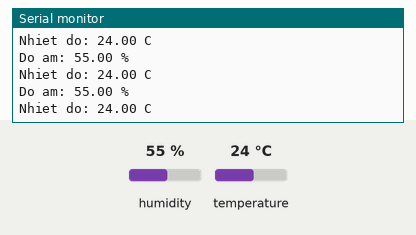
The sketch below on a simulated Arduino Uno, built with avr-gcc and run on an emulated ATmega328P. Parts: the last lines printed to the serial monitor. Inputs (shaded band) come from the test bench; at power-on: humidity 55 %, temperature 24 °C.

Above: at 1.3 s.
1.4 s: humidity set to 22 %
At 2.0 s:
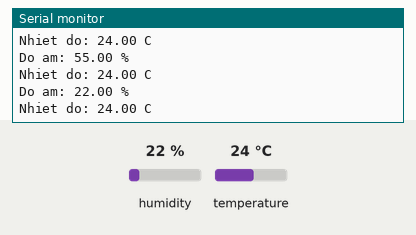
2.9 s: temperature set to 12 °C
At 3.6 s:
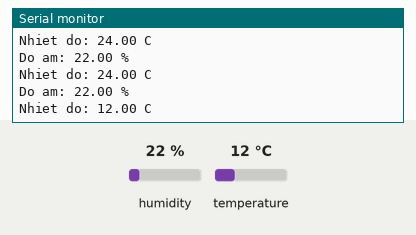
4.4 s: humidity set to 40 %
At 5.2 s:
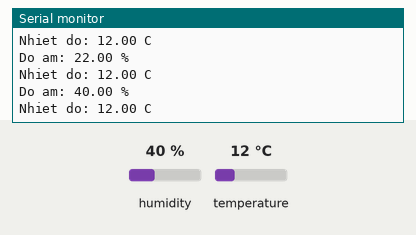
Timing chart, 0 to 7.4 s (numbered marks = the images above; inputs shaded):
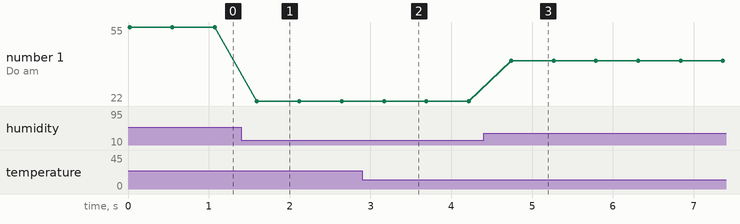

The sketch:

NhietDo.ino
```cpp
#include <dht.h>

int DHT_IN = 7; // chan Digital input cua sensor
dht dht_sensor;

void setup() {
  Serial.begin(9600);
}
void loop() {
  int check = dht_sensor.read11(DHT_IN); // DHT11
  float h = dht_sensor.humidity; // % do am
  float t = dht_sensor.temperature; // nhiet do C
  Serial.print("Do am: "); Serial.print(h); Serial.println(" %");
  Serial.print("Nhiet do: "); Serial.print(t); Serial.println(" C");
  delay(500);
}
```

Measured:
- after the input at 1.4 s, the serial monitor: prints a new line after 0.20 s (image 1)
- after the input at 2.9 s, the serial monitor: prints a new line after 0.29 s (image 2)
- after the input at 4.4 s, the serial monitor: prints a new line after 0.34 s (image 3)
- plotted number 1: 55 → 22 after the input at 1.4 s, 22 → 40 after the input at 4.4 s
